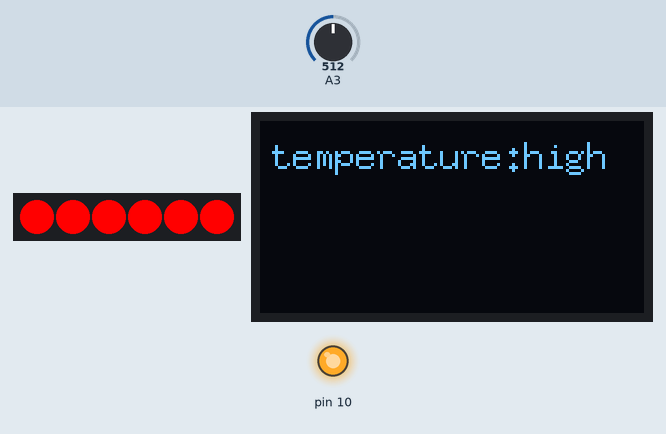
Recording of a sketch running on a simulated Arduino Uno, built with avr-gcc and run on an emulated ATmega328P. On the bench: 6 RGB LEDs in strip order, left to right, 128×64 one-colour display, output pins drawn as LEDs (lit = HIGH). Inputs (shaded band) come from the test bench; at power-on: A3 = 512. What the sketch prints to the serial monitor is not drawn.

Above: at 1.2 s.
1.3 s: A3 set to 335
2.8 s: A3 set to 315
At 3.6 s:
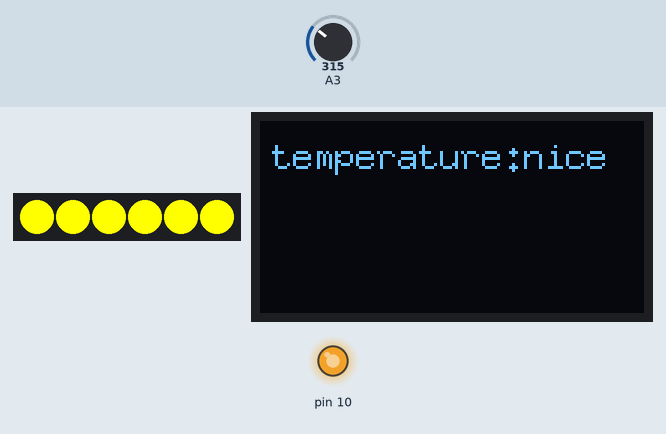
4.5 s: A3 set to 122
At 6.0 s:
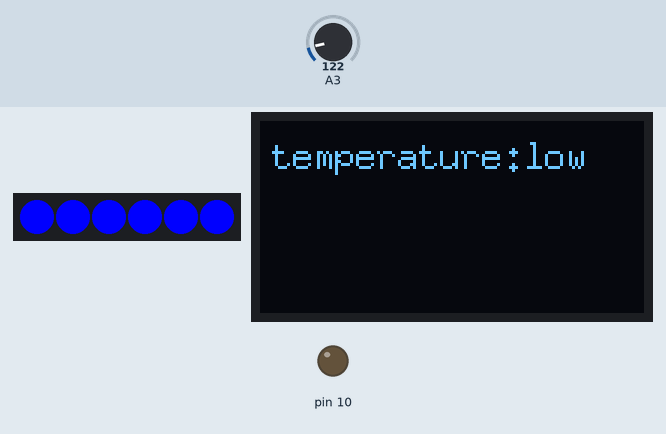
6.3 s: A3 set to 511
At 6.57 s:
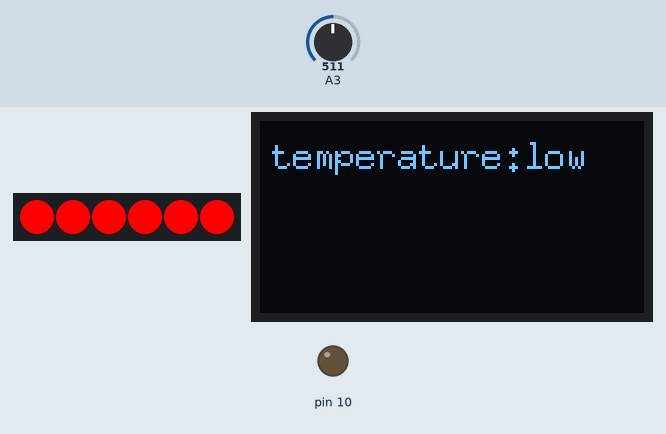
8.1 s: A3 set to 25
At 8.41 s:
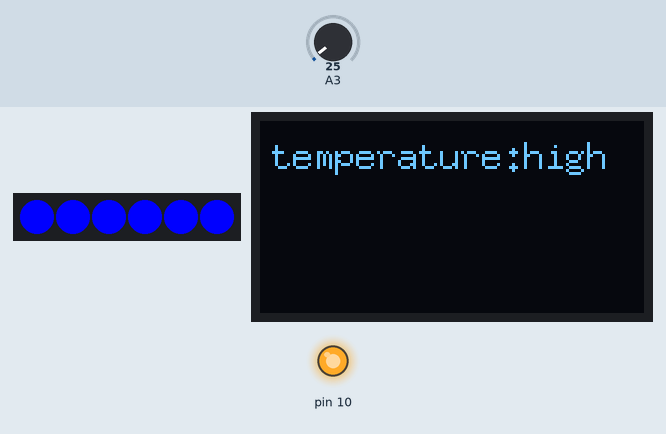
9.9 s: A3 set to 306
At 10.19 s:
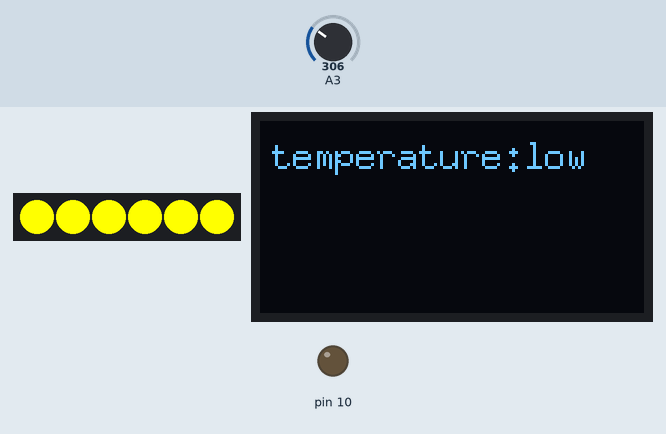
Timing chart, 0 to 12.7 s (numbered marks = the images above; inputs shaded):
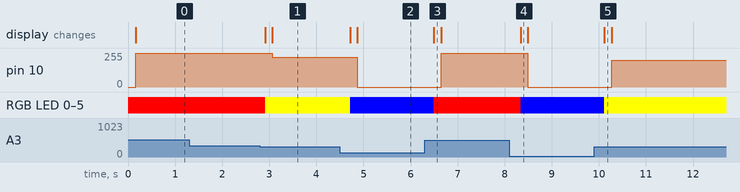

The sketch:

temperature-controller.ino
```cpp
#include <Adafruit_NeoPixel.h>
#include <Wire.h>//调用收发数据所使用的库函数
#include "I2Cdev.h"

#include <SHT2x.h>

#include "U8glib.h"
//-------字体设置，大、中、小
#define setFont_L u8g.setFont(u8g_font_7x13)
#define setFont_M u8g.setFont(u8g_font_fixed_v0r)
#define setFont_S u8g.setFont(u8g_font_fixed_v0r)
#define setFont_SS u8g.setFont(u8g_font_fub25n)
/*
font:
 u8g_font_7x13
 u8g_font_fixed_v0r
 u8g_font_chikitar
 u8g_font_osb21
 u8g_font_courB14r
 u8g_font_courB24n
 u8g_font_9x18Br
 */
//屏幕类型--------
U8GLIB_SSD1306_128X64 u8g(U8G_I2C_OPT_NONE);


#define PIXEL_PIN    A0    // Digital IO pin connected to the NeoPixels.（灯）
#define PIXEL_COUNT  6

Adafruit_NeoPixel strip = Adafruit_NeoPixel(PIXEL_COUNT, PIXEL_PIN, NEO_GRB + NEO_KHZ800);
//PIXEL_COUNT表示连的LED的数量；PIXEL_PIN表示LED灯所连的引脚； NEO_GRB + NEO_KHZ800表示显示颜色和变化闪烁频率

double analogVotage;  //模拟电压值
double temp;          //温度
unsigned int dutyCycle;  //占空比
unsigned int tempMin = 25;  //零速温度，设为串口观察到的环境温度
unsigned int tempMax = 35;  //满速温度，设为串口观察到的手握元件温度
void setup() {
  Serial.begin(115200);      //设置串口波特率
  analogReference(INTERNAL);  //调用板载1.1V基准源
  Wire.begin();
  strip.begin();
  strip.show(); // Initialize all pixels to 'off'
}
void loop() {
  analogVotage = 1.1*(float)analogRead(A3)/1024;   //把ADC读取值换算成电压
  temp = 100*analogVotage;      //电压换算成温度
  u8g.firstPage();

 if (temp < tempMin){
      dutyCycle = 0;
      colorSet(strip.Color(0, 0,255));//蓝色
    //colorSet(int color)设置颜色的函数
    //strip.Color(R,G,B)修改RGB的值可以改变所显现的颜色，R：红色；G：绿色；B：蓝色；
      do {
      setFont_L;
      u8g.setPrintPos(4, 16);
      u8g.print("temperature:low");
      }while( u8g.nextPage() );
}

  else if (temp < tempMax){
      dutyCycle = (temp-tempMin)*255/(tempMax-tempMin);
      colorSet(strip.Color(255,255,0));//黄色
       do {
      setFont_L;
      u8g.setPrintPos(4, 16);
      u8g.print("temperature:nice");
      }while( u8g.nextPage() );
      }
  else {
      dutyCycle = 255;
      colorSet(strip.Color(255, 0, 0));//红色
      do {
      setFont_L;
      u8g.setPrintPos(4, 16);
      u8g.print("temperature:high");
      }while( u8g.nextPage() );}
  analogWrite(10,dutyCycle);  //产生PWM
  Serial.print("Temp: "); Serial.print(temp);
  Serial.print(" Degrees    Duty cycle: ");
  Serial.println(dutyCycle);
  delay(100);    //等待0.1秒，控制刷新速度
}

//unit32_t c表示定义灯的颜色
void colorSet(uint32_t c) {
  //for 函数循环语句
  for (uint16_t i = 0; i < strip.numPixels(); i++) {
    strip.setPixelColor(i, c);//i:表示第几个灯开始，从0开始算第一个灯；c 表示灯的颜色
    strip.show();//表示LED显示
    //delay(wait);
  }
}
```

Measured:
- the behaviour switches between 326 and 325 on A3 (found by bisection; images 0 and 1)
- after the input at 1.3 s, every drawn part: stays the same
- after the input at 2.8 s, pin 10: 255/255 → 225/255 after 0.27 s; RGB LED 0–5: RGB(255, 0, 0) → RGB(255, 255, 0) after 0.11 s
- after the input at 4.5 s, pin 10: 225/255 → 0/255 after 0.37 s; RGB LED 0–5: RGB(255, 255, 0) → RGB(0, 0, 255) after 0.22 s
- after the input at 6.3 s, pin 10: 0/255 → 255/255 after 0.36 s; RGB LED 0–5: RGB(0, 0, 255) → RGB(255, 0, 0) after 0.19 s
- after the input at 8.1 s, pin 10: 255/255 → 0/255 after 0.39 s; RGB LED 0–5: RGB(255, 0, 0) → RGB(0, 0, 255) after 0.24 s
- after the input at 9.9 s, pin 10: 0/255 → 200/255 after 0.37 s; RGB LED 0–5: RGB(0, 0, 255) → RGB(255, 255, 0) after 0.22 s
